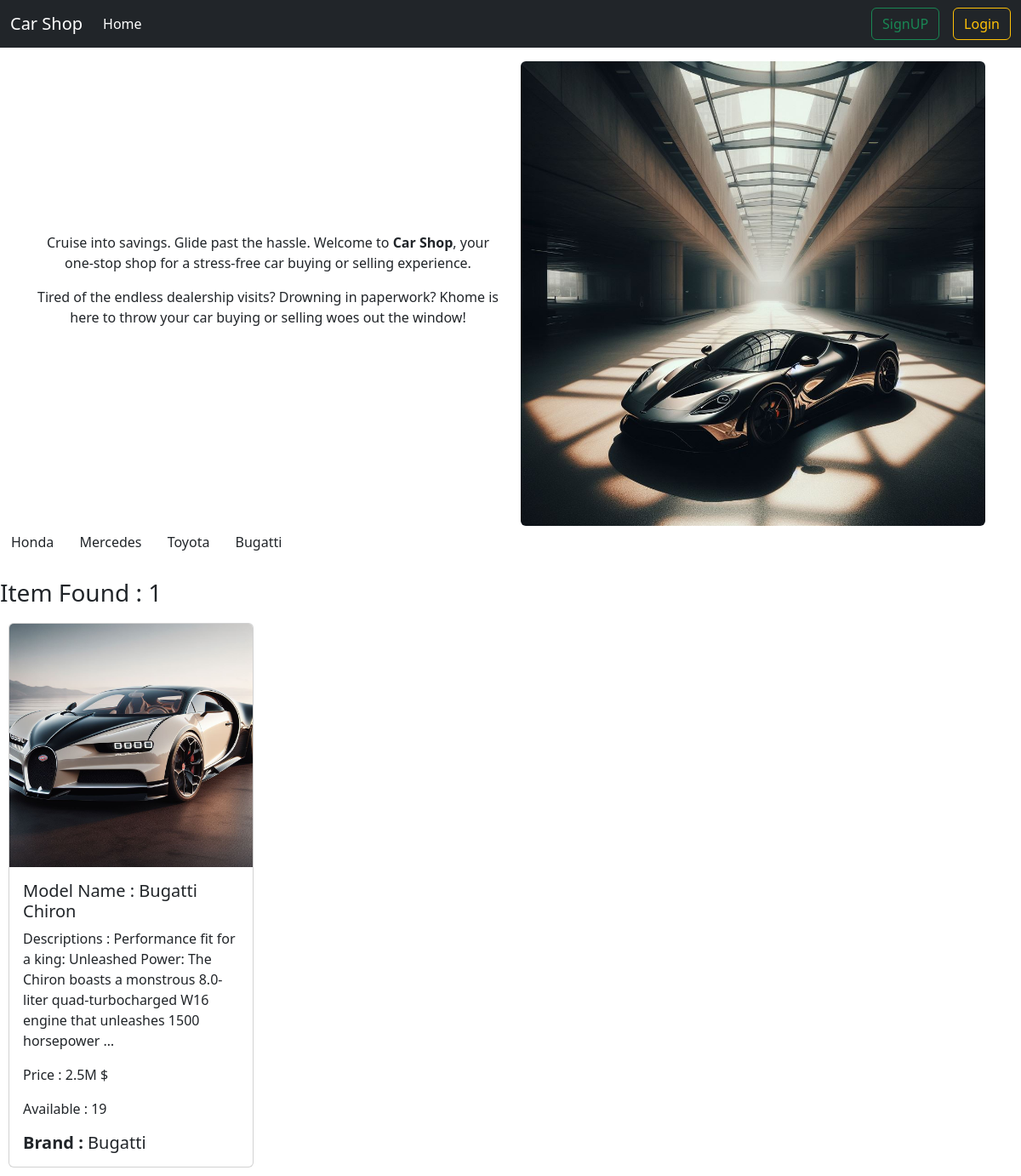
Page /brand/bugatti/ on the committed database.
### car_brand/models.py (models this page shows, shortened)
class Car_Brand(models.Model):
    model_name = models.CharField(max_length = 50)
    slug = models.SlugField(max_length=100,unique=True, null=True, blank=True)

### car_model/models.py (models this page shows, shortened)
class Car_Model(models.Model):
    image = models.ImageField(upload_to='car_model/media/uploads/', blank = True, null = True)
    car_name = models.CharField(max_length = 30)
    car_descriptions = models.TextField()
    car_price = models.CharField(max_length = 40)
    quantity = models.IntegerField(default=0)
    brand = models.ForeignKey(Car_Brand, on_delete = models.CASCADE)

### car_sell/views.py (the view)
# urls.py: 2. Add a URL to urlpatterns:  path('', views.home, name='home')
def home(request, Brand_slug = None):
    data = Car_Model.objects.all()
    if Brand_slug is not None:
        brand = Car_Brand.objects.get(slug = Brand_slug)
        data = Car_Model.objects.filter(brand = brand)
    brands = Car_Brand.objects.all()
    return render(request,'home.html',{'data':data, 'brand':brands})

### templates/home.html (shortened to what this page needs)
{% extends 'base.html' %} {% load static %} {% block content %}
<div class="container">
  <div class="row align-items-center">
    <div class="col-md-6">
      <div class="some_text text-center">
        <p>
          Cruise into savings. Glide past the hassle. Welcome to
          <strong>Car Shop</strong>, your one-stop shop for a stress-free car
          buying or selling experience.
        </p>
        <p>
          Tired of the endless dealership visits? Drowning in paperwork? Khome
          is here to throw your car buying or selling woes out the window!
        </p>
      </div>
    </div>
    <div class="col-md-6">
      <div class="car_image mt-3">
        <img src="{% static 'home.jpeg' %}" class="img-fluid rounded" alt="" />
      </div>
    </div>
  </div>
</div>
<div class="brands">
  {% for i in brand%}
  <a href="{% url 'brand_wise_search' i.slug %}" class="btn"
    >{{i.model_name}}</a
  >
  {% endfor %}
</div>
<h3 class="mt-4">Item Found : {{data | length}}</h3>
<div class="card-container d-flex flex-wrap">
  {% for d in data %}
  <div class="card" style="width: 18rem; margin: 10px">
    <img src="{{d.image.url}}" class="card-img-top" alt="..." />
    <div class="card-body">
      <h5 class="card-title">
        <a
          href="{% url 'detail_page' d.id %}"
          class="text-decoration-none text-dark"
          >Model Name : {{d.car_name}}</a
        >
      </h5>
      <p class="card-text">
        Descriptions : {{d.car_descriptions | truncatewords:20}}
      </p>
      <p class="card-text">Price : {{d.car_price}}</p>
      <p class="card-text">Available : {{d.quantity}}</p>
      <h5 class="card-text"><strong>Brand : </strong>{{d.brand.model_name}}</h5>
    </div>
  </div>
  {% endfor %}
</div>
{% endblock %}

### rows in the picture
Car_Brand: model_name "Honda"
Car_Brand: model_name "Mercedes"
Car_Brand: model_name "Toyota"
Car_Brand: model_name "Bugatti"
Car_Model: image (picture), car_name "Bugatti Chiron", car_descriptions "Performance fit for a king: Unleashed Power: The Chiron boasts a monstrous 8.0-liter quad-turbocharged W16 engine that unleashes 1500 horsepower …", car_price "2.5M $", quantity "19", brand.model_name "Bugatti"

### other values in the picture
{{ data | length }} "1"
